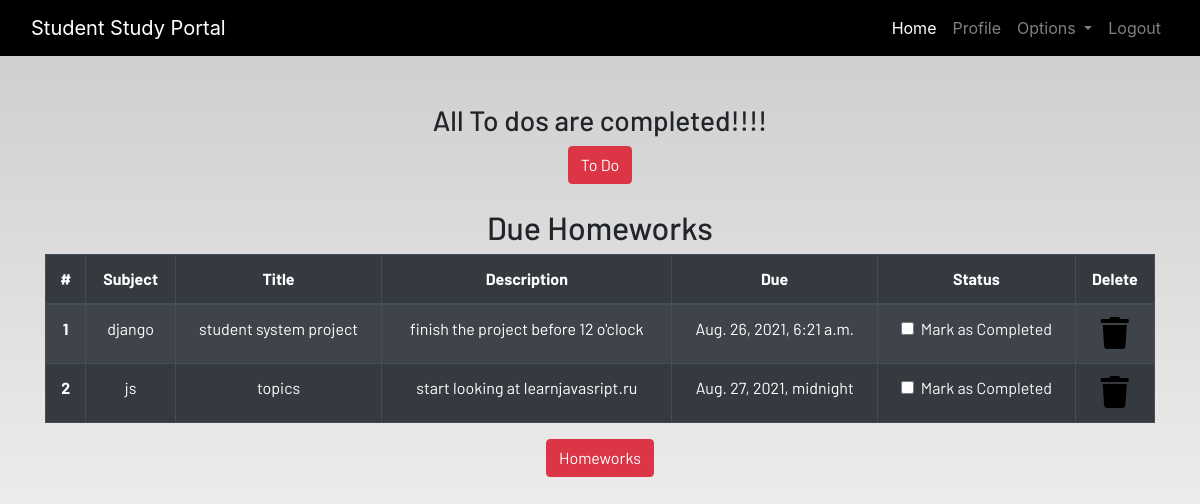
The app's page /profile/ (signed in), older data.
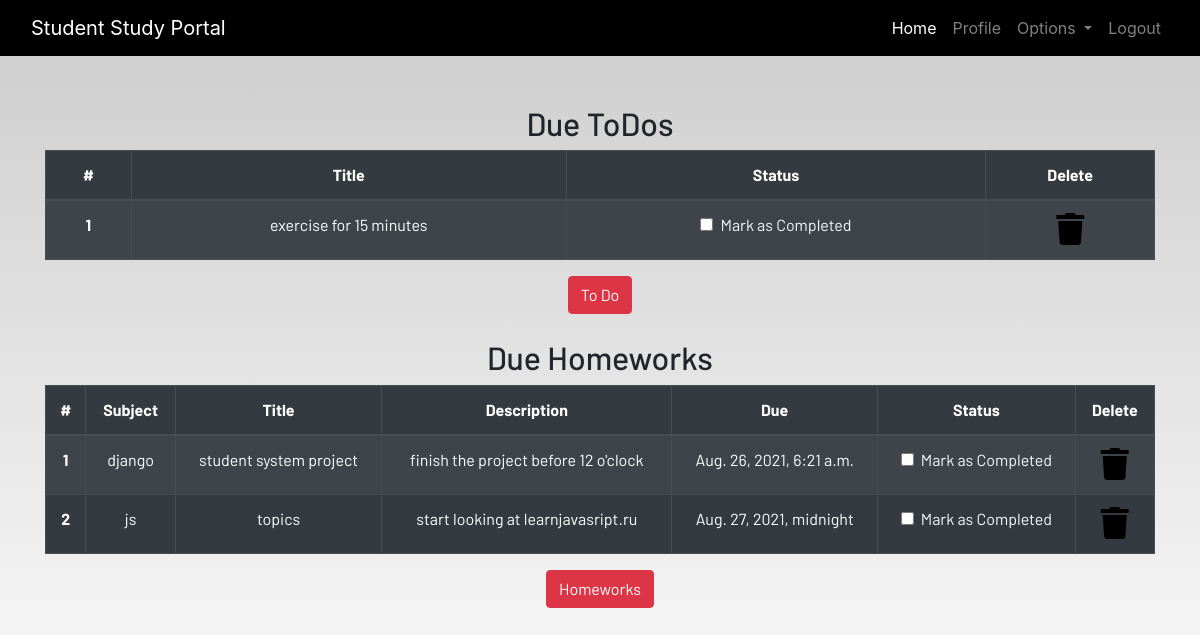
The same page, newer data.
### dashboard/models.py (models this page shows, shortened)
class HomeWork(models.Model):
    user = models.ForeignKey(User, on_delete=models.CASCADE)
    subject = models.CharField(max_length=100)
    title = models.CharField(max_length=100)
    description = models.TextField()
    due = models.DateTimeField()
    is_finished = models.BooleanField(default=False)

class Todo(models.Model):
    user = models.ForeignKey(User, on_delete=models.CASCADE)
    title = models.CharField(max_length=100)
    is_finished = models.BooleanField(default=False)

### dashboard/views.py (the view)
# urls.py: path('profile/', dash_views.profile, name='profile'),
@login_required
def profile(request):
    homeworks = HomeWork.objects.filter(is_finished=False, user=request.user)
    todos = Todo.objects.filter(is_finished=False, user=request.user)
    if len(homeworks) == 0:
        homework_done = True
    else:
        homework_done = False
    if len(todos) == 0:
        todo_done = True
    else:
        todo_done = False
    context = {
        'homeworks': homeworks,
        'todos': todos,
        'homework_done': homework_done,
        'todo_done': todo_done,
    }
    return render(request, 'profile.html', context)

### templates/profile.html
{% extends 'base.html' %}
{% load static %}
{% load crispy_forms_tags%}
{% block content %}
<section class="text-center">
    <div class="container">
            {% if not todo_done %}
        <h2>Due ToDos</h2>
        <table class="table table-striped table-bordered table-hover table-dark">
            <thead>
                <tr>
                    <th scope="col">#</th>
                    <th scope="col">Title</th>
                    <th scope="col">Status</th>
                    <th scope="col">Delete</th>
                </tr>
            </thead>
            <tbody>
            {% for todo in todos %}
                <tr>
                    <th scope="row">{{ forloop.counter }}</th>
                    <td>{{todo.title}}</td>
                    <td>
                        <a href="{% url 'update-todo' todo.id %}">
                            <div class="form-check">
                                {% if todo.is_finished == True %}
                                <input class="form-check-input" type="checkbox" value="" checked >
                                {% else %}
                                 <input class="form-check-input" type="checkbox" value="">
                                {% endif %}
                                <label class="form-check-label text-light" for="flexCheckDefault">
                                    Mark as Completed
                                </label>
                            </div>
                        </a>
                    </td>
                    <td><a href="{% url 'delete-todo' todo.id %}"><i class="fa fa-trash fa-2x"></i></a></td>
                </tr>
            {% endfor %}
            </tbody>
        </table>
        {% else %}
        <h3>All To dos are completed!!!!</h3>
            {% endif %}
        <a href="{% url 'todo' %}" class="btn btn-danger">To Do</a>
        <br><br>
        {% if not homework_done %}
        <h2>Due Homeworks</h2>
        <table class="table table-striped table-bordered table-hover table-dark">
            <thead>
                <tr>
                    <th scope="col">#</th>
                    <th scope="col">Subject</th>
                    <th scope="col">Title</th>
                    <th scope="col">Description</th>
                    <th scope="col">Due</th>
                    <th scope="col">Status</th>
                    <th scope="col">Delete</th>
                </tr>
            </thead>
            <tbody>
            {% for homework in homeworks %}
                <tr>
                    <th scope="row">{{ forloop.counter }}</th>
                    <td>{{homework.subject}}</td>
                    <td>{{homework.title}}</td>
                    <td>{{homework.description}}</td>
                    <td>{{homework.due}}</td>
                    <td>
                        <a href="{% url 'update-homework' homework.id %}">
                            <div class="form-check">
                                {% if homework_done == True %}
                                <input class="form-check-input" type="checkbox" value="" checked>
                                {% else %}
                                  <input class="form-check-input" type="checkbox" value="" >
                                {% endif %}
                                <label class="form-check-label text-light" for="flexCheckDefault">
                                    Mark as Completed
                                </label>
                            </div>
                        </a>
                    </td>
                    <td><a href="{% url 'delete-homework' homework.id %}"><i class="fa fa-trash fa-2x"></i></a></td>
                </tr>
            {% endfor %}
            </tbody>
        </table>
        {% else %}
        <h3>All To homeworks are completed!!!!</h3>
{% endif %}
        <a href="{% url 'homework' %}" class="btn btn-danger">Homeworks</a>
    </div>
</section>
{% endblock content %}

Row changes from the older to the newer data that the page shows:
added Todo: title "exercise for 15 minutes"
Text that changed along with them:
text no longer shown: "All To dos are completed!!!!"
text now shown: "Due ToDos # Title Status Delete"
